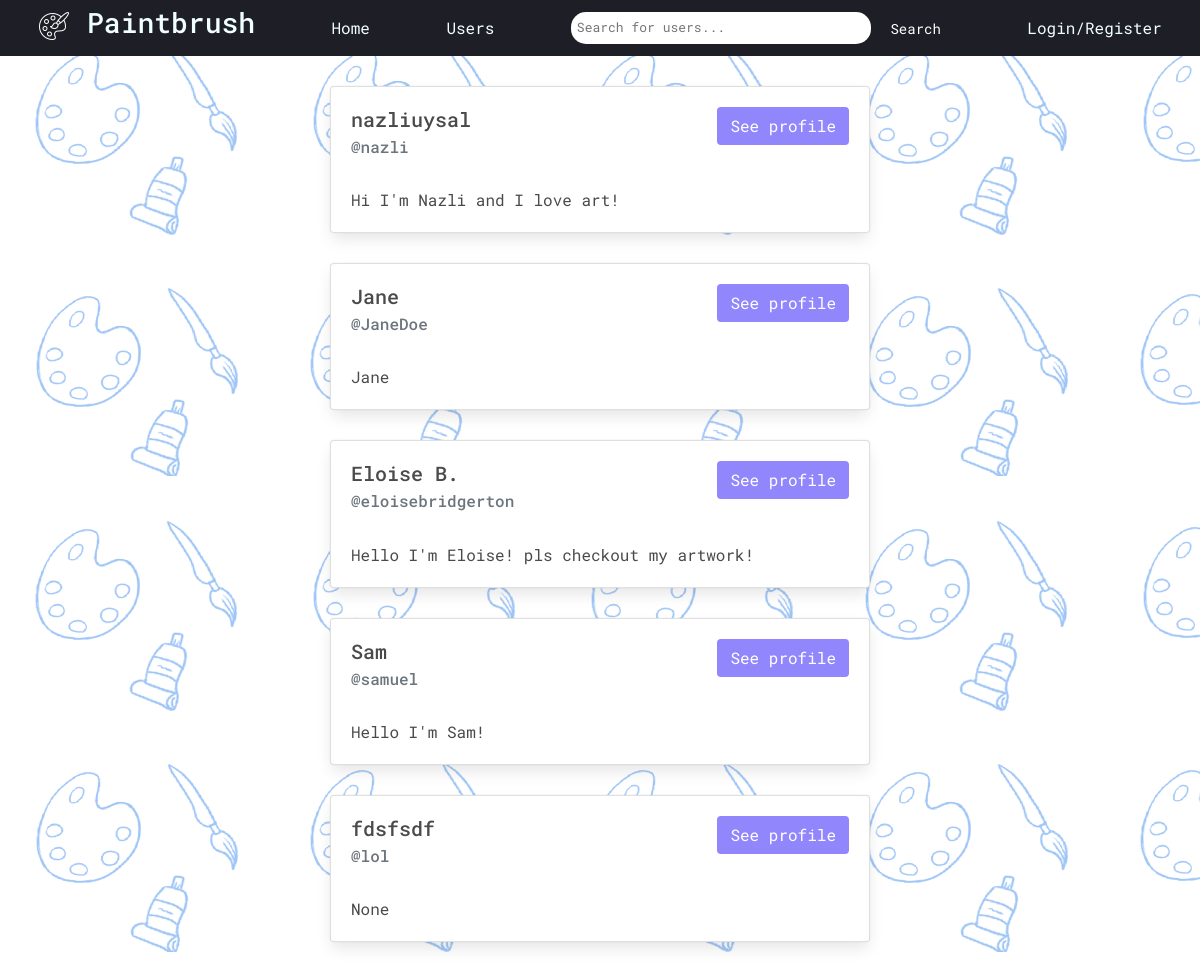
/userlist/, run on an earlier commit of the app's database.
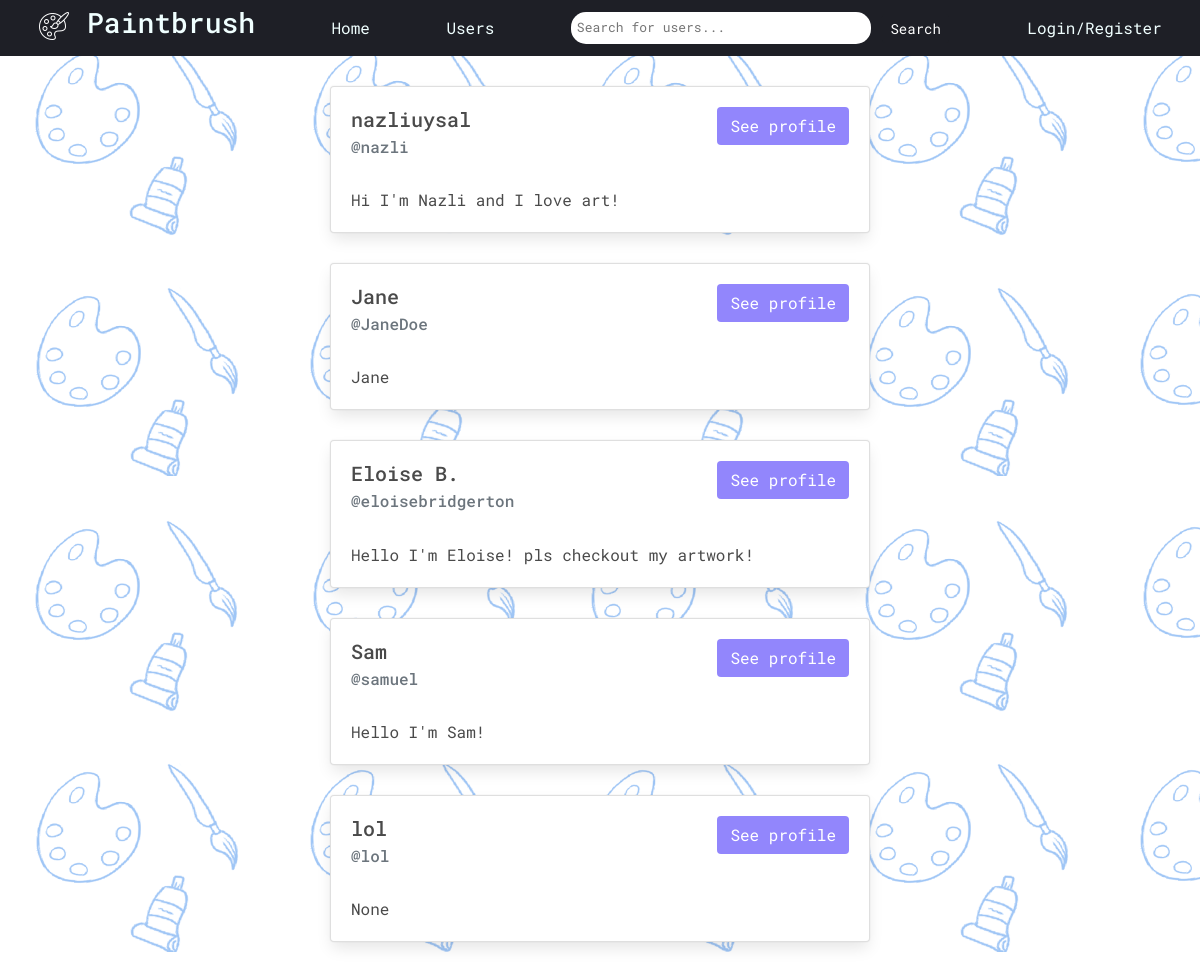
And on a later commit of the database.
### users/models.py (models this page shows, shortened)
class Profile(models.Model):
    user = models.OneToOneField(User, on_delete=models.CASCADE, related_name='profile', null=True, blank=True)
    name = models.CharField(max_length=200, blank=True, null=True)
    username = models.CharField(max_length=200, blank=True, null=True)
    email = models.EmailField(max_length=500, blank=True, null=True)
    bio = models.TextField(blank=True, null=True)
    profile_image = models.ImageField(null=True, blank=True, upload_to='profiles', default='defaultavatar.png')
    created = models.DateTimeField(auto_now_add=True)
    id = models.UUIDField(default=uuid.uuid4, unique=True, primary_key=True, editable=False)
    follows = models.ManyToManyField("self", related_name="followed_by", symmetrical=False, blank=True)

### users/views.py (the view)
# urls.py: path('userlist/', views.userlist, name="userlist"),
def userlist(request):
    userprofiles, search_query = searchProfiles(request)
    return render(request, "users/userlist.html", {'userprofiles': userprofiles, 'search_query': search_query})

### users/utils.py (called while the page is built)
def searchProfiles(request):
    search_query = ''
    if request.GET.get('search_query'):
        search_query = request.GET.get('search_query')
    userprofiles = Profile.objects.filter(name__icontains=search_query)
    return userprofiles, search_query

### templates/users/userlist.html (shortened to what this page needs)
<head>
</head>
{% extends 'base.html' %}
{% block content %}
<div class= "container">
    <div class="row justify-content-center">
        <div class="col-6">
            {% for userprofile in userprofiles %}
            <div class="card" style="margin-top:30px; margin-bottom:30px;">
                    <div class="card-body">
                      <h5 class="card-title">{{userprofile.name}}
                        <a href="{% url 'profiles' userprofile.id %}" class="btn float-right">See profile</a>
                      </h5>
                      <h6 class="card-subtitle mb-2 text-muted">@{{userprofile.username}}</h6>
                      <br>
                      <p class="card-text">{{userprofile.bio}}</p>
                    </div>
            </div>
            {% endfor %}
        </div>
    </div>
</div>
{% endblock content %}

What changed in the data, as far as the page shows it:
removed Profile: name "fdsfsdf", username "lol", bio "None"
added Profile: name "lol", username "lol", bio "None"
